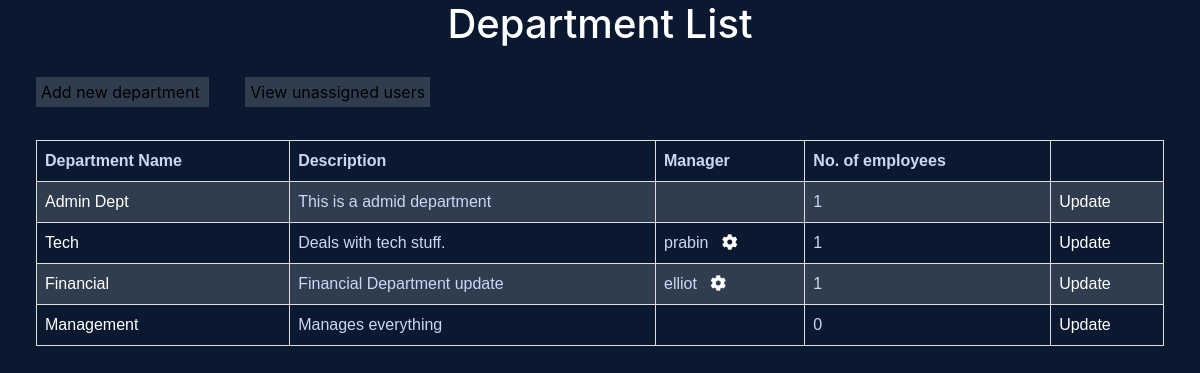
Before: /ad/department-list (signed in) with the older database file.
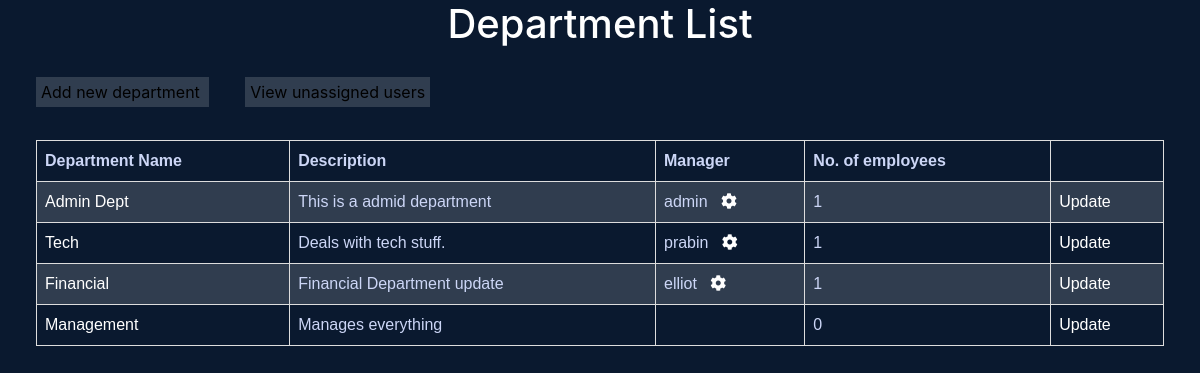
After: the same page with the newer database file.
### core/models.py (models this page shows, shortened)
class Department(models.Model):
	name = models.CharField(max_length=60)
	description = models.CharField(max_length=264)

class EmployeeJobInfo(models.Model):
	user = models.OneToOneField(User, on_delete=models.CASCADE)
	job_title = models.CharField(max_length=50)
	rank = models.CharField(max_length=25, choices=rank_choices)
	working_hours = models.CharField(max_length=25, choices=working_hours_choices)
	department = models.ForeignKey(Department, on_delete=models.SET_NULL, blank=True, null=True)
	roles = models.ForeignKey(Role, on_delete=models.SET_NULL, blank=True, null=True)
	Pay_Grade = models.ForeignKey(PayGrade, on_delete=models.SET_NULL, blank=True, null=True)
	isManager = models.BooleanField(default=False)

### assignment/views.py (the view)
# urls.py: path('department-list', DepartmentList.as_view(), name='department-list'),
class DepartmentList(AdminRequiredMixin, ListView):
	template_name = "assignment/departmentlist.html"
	model = Department
	context_object_name = 'department'
	def get_context_data(self, **kwargs):
		context = super().get_context_data(**kwargs)
		context['department'] = Department.objects.all()
		context['department_count'] = []
		context['dept_manager'] = []
		for dept in context['department']:
			dept_manager = {
				'department_name': dept.name,
				'dept_manager' : DepartmentManager.objects.filter(department=dept)
			}
			count = {
				'department_name': dept.name,
				'count' : EmployeeJobInfo.objects.filter(department=dept).count(),
				'dept_manager' : EmployeeJobInfo.objects.filter(department=dept).filter(isManager=True)
			}
			context['dept_manager'].append(dept_manager)
			context['department_count'].append(count)
		return context

### assignment/views.py (called while the page is built)
    def dispatch(self, request, *args, **kwargs):
        usr = request.user
        if usr.is_authenticated and usr.is_superuser:
            pass
        else:
            return redirect('core:index')
        return super().dispatch(request, *args, **kwargs)

### assignment/templates/assignment/departmentlist.html (shortened to what this page needs)
{% extends 'core/base.html' %}
{% block content %}
	<h1>Department List</h1>
	<br>
	<a class='add-dept' href="{% url 'createMode:create-departent' %}">
		Add new department
	</a>
	<a class='add-dept' href="{% url 'assignment:unassigned-list' %}">
		View unassigned users
	</a>
	<table>
		<tr>
			<th>Department Name</th>
			<th>Description</th>
			<th>Manager</th>
			<th>No. of employees</th>
			<th></th>
		</tr>
			{% for department in department %}
				<tr>
			    	<td> <a href="{% url 'assignment:userlist' department.pk %}">
			    		{{ department.name}}
			    	</a></td>
			    	<td> {{ department.description }}</td>
			    	<td>
						{% for dept in department_count  %}
							{% if dept.department_name == department.name %}
								{% for manager in dept.dept_manager %}
									{{ manager.user.username }}
									<a href="{% url 'createMode:jobinfo-update' manager.pk %}"><i class="fas fa-cog"></i></a>
								 <br>
								{% endfor %}
							{% endif %}
					{% endfor %}
			    	</td>
			    	<td>
			    		{% for dept in department_count  %}
							{% if dept.department_name == department.name %}
								{{ dept.count }}
							{% endif %}
					{% endfor %}
			    	</td>
			    	<td>
			    		<a href="{% url 'createMode:update-department' department.pk %}">Update</a>
			    	</td>
			    </tr>
			{% endfor %}
	</table>
{% endblock %}

### core/templates/core/base.html (shortened to what this page needs)
{% load static %}
<!DOCTYPE html>
<html>
<head>
	<link rel="stylesheet" type="text/css" href="{% static 'core/bootstrap.min.css' %}">
	<link rel="stylesheet" href="https://use.fontawesome.com/releases/v5.0.8/css/all.css">
	<link rel="stylesheet" type="text/css" href="{% static 'core/style.css' %}">
	<link rel="stylesheet" type="text/css" href="{% static 'assignment/style.css' %}">
</head>
<body>
	{% block content %}
	{% endblock %}
</body>
</html>

### core/static/core/style.css (style rules this page uses)
html, body { background-color: #0a192f; color: rgb(204, 214, 246); }
h1, h2, h3, h4, h5 { color: white; }
table { width: 350px; padding: 15px 100px; }

### assignment/static/assignment/style.css (style rules this page uses)
table { font-family: arial, sans-serif; border-collapse: collapse; width: 94%; margin-left: 3%; margin-top: 3% }
td, th { border: 1px solid #dddddd; text-align: left; padding: 8px; }
tr:nth-child(even) { background-color: #dddddd2e; }
a { color: black; text-decoration: none; }
h1,h3 { text-align: center; }
td > a { color: white; }
.add-dept { color: black; background-color: #303d4f; margin-left: 3%; padding: 5px; }

Changed rows visible on the page:
changed Department "Admin Dept": gains EmployeeJobInfo (user.username "admin")
